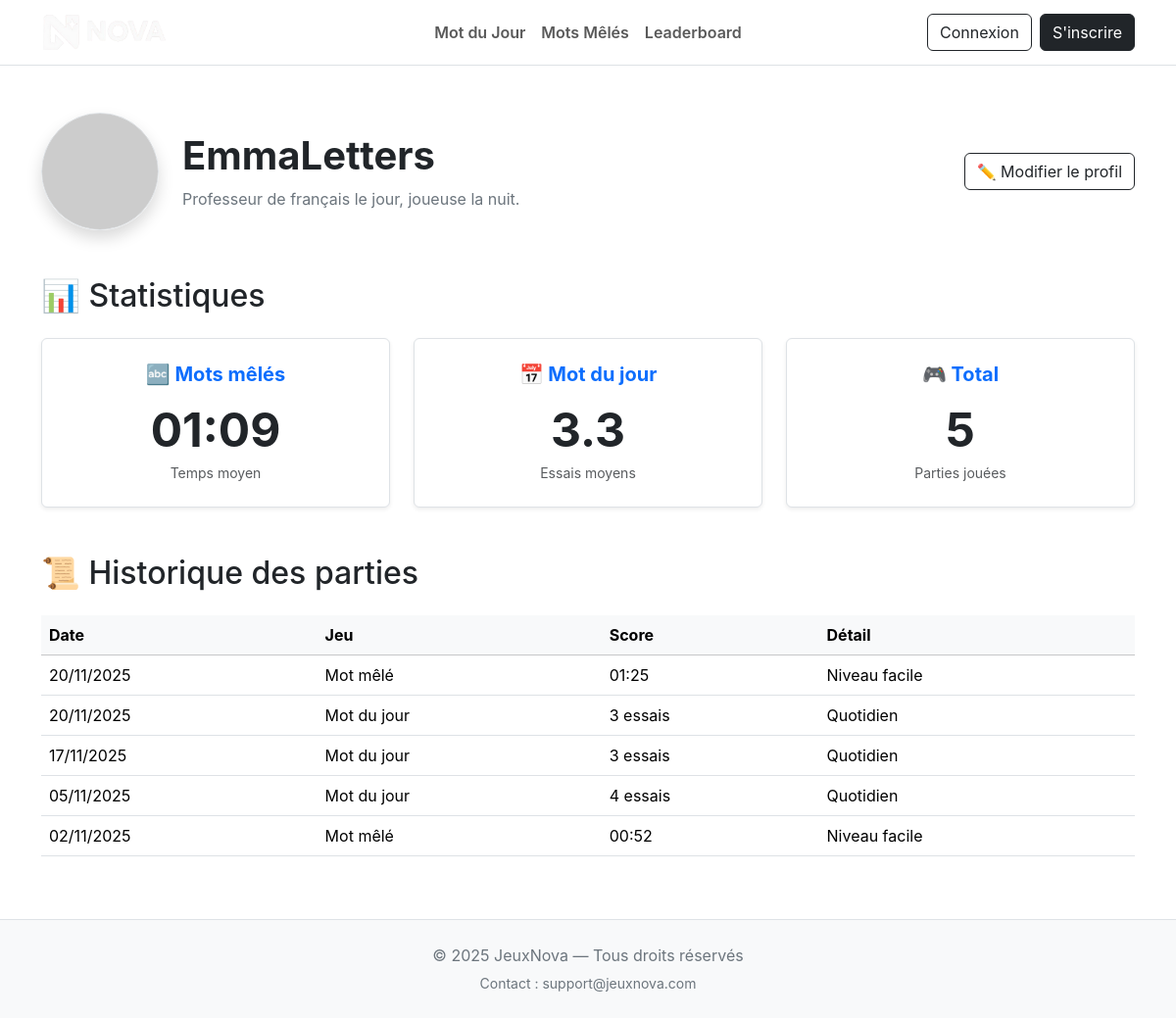
The page /php/profil.php?id=6 on the database its author committed.
### tables this page shows
CREATE TABLE IF NOT EXISTS `utilisateur` (
  `id_utilisateur` int NOT NULL AUTO_INCREMENT,
  `email` varchar(200) NOT NULL,
  `mot_de_passe` varchar(255) NOT NULL,
  `pseudo` varchar(100) NOT NULL,
  `role` varchar(50) NOT NULL,
  `date_creation` datetime NOT NULL,
  `bio` TEXT NULL,
  `avatar` VARCHAR(255) NULL,
  PRIMARY KEY (`id_utilisateur`),
  UNIQUE KEY `email` (`email`)
);

CREATE TABLE IF NOT EXISTS `partie` (
  `id_partie` int NOT NULL AUTO_INCREMENT,
  `date_debut` datetime NOT NULL,
  `date_fin` datetime DEFAULT NULL,
  `score` int DEFAULT NULL,
  `statut` varchar(50) DEFAULT NULL,
  `id_utilisateur` int NOT NULL,
  `id_grille` int DEFAULT NULL,
  `id_mot` int DEFAULT NULL,
  PRIMARY KEY (`id_partie`),
  KEY `id_utilisateur` (`id_utilisateur`),
  KEY `id_grille` (`id_grille`),
  KEY `id_mot` (`id_mot`)
);

### php/profil.php (the view, shortened to what this page needs)
<?php
require "config.php";
$user_id = isset($_GET['id']) ? intval($_GET['id']) : ($_SESSION['id'] ?? 1);
$stmt = $db->prepare("SELECT pseudo, bio, avatar, date_creation FROM utilisateur WHERE id_utilisateur = ?");
$stmt->execute([$user_id]);
$user = $stmt->fetch();
$avatarPath = $user['avatar'] ? $user['avatar'] : "https://via.placeholder.com/120?text=Avatar";
$stmt = $db->prepare("SELECT AVG(score) as moy_temps FROM partie WHERE id_utilisateur = ? AND id_grille IS NOT NULL");
$stmt->execute([$user_id]);
$res = $stmt->fetch();
$moy_temps_sec = $res['moy_temps'] ? round($res['moy_temps']) : 0;
$minutes = floor($moy_temps_sec / 60);
$secondes = $moy_temps_sec % 60;
$temps_moyen_str = sprintf("%02d:%02d", $minutes, $secondes);
$stmt = $db->prepare("SELECT AVG(score) as moy_essais FROM partie WHERE id_utilisateur = ? AND id_mot IS NOT NULL");
$stmt->execute([$user_id]);
$res = $stmt->fetch();
$moy_essais = $res['moy_essais'] ? round($res['moy_essais'], 1) : 0;
$stmt = $db->prepare("SELECT COUNT(*) as total FROM partie WHERE id_utilisateur = ?");
$stmt->execute([$user_id]);
$res = $stmt->fetch();
$total_parties = $res['total'];
$limit = 5;
$page = isset($_GET['page']) ? max(1, intval($_GET['page'])) : 1;
$offset = ($page - 1) * $limit;
$stmt = $db->prepare("
    SELECT p.date_fin, p.score, p.id_grille, p.id_mot,
           CASE
               WHEN p.id_grille IS NOT NULL THEN 'Mot mêlé'
               WHEN p.id_mot IS NOT NULL THEN 'Mot du jour'
               ELSE 'Jeu inconnu'
           END as nom_jeu,
           CASE
               WHEN p.id_grille IS NOT NULL THEN 'Niveau facile'
               WHEN p.id_mot IS NOT NULL THEN 'Quotidien'
               ELSE '-'
           END as detail
    FROM partie p
    WHERE p.id_utilisateur = :user_id AND p.date_fin IS NOT NULL
    ORDER BY p.date_fin DESC
    LIMIT :limit OFFSET :offset
");
$stmt->bindValue(':user_id', $user_id, PDO::PARAM_INT);
$stmt->bindValue(':limit', $limit, PDO::PARAM_INT);
$stmt->bindValue(':offset', $offset, PDO::PARAM_INT);
$stmt->execute();
$historique = $stmt->fetchAll();
?>
<!DOCTYPE html>
<html lang="fr">
<head>
    <link href="https://cdn.jsdelivr.net/npm/bootstrap@5.3.2/dist/css/bootstrap.min.css" rel="stylesheet">
    <link rel="stylesheet" href="../css/styles.css">
</head>
<body class="bg-white text-dark">
<nav class="navbar navbar-expand-lg navbar-light bg-white border-bottom position-relative">
    <div class="container">
        <a class="navbar-brand d-flex align-items-center" href="../index.php">
            <img src="../assets/logo.png" alt="Logo" height="40" class="me-2">
        </a>
        <div class="collapse navbar-collapse" id="navMenu">
            <ul class="navbar-nav navbar-nav-centered">
                <li class="nav-item"><a class="nav-link fw-semibold" href="../games/mot-mystere.html">Mot du Jour</a></li>
                <li class="nav-item"><a class="nav-link fw-semibold" href="../games/mot-mele.html">Mots Mêlés</a></li>
                <li class="nav-item"><a class="nav-link fw-semibold" href="leaderboard.php">Leaderboard</a></li>
            </ul>
            <div class="d-flex ms-auto nav-auth">
                <?php if (isset($_SESSION["id"])): ?>
                    <a class="btn btn-outline-dark me-2" href="profil.php">Mon Profil</a>
                    <a class="btn btn-dark" href="deconexion.php">Déconnexion</a>
                <?php else: ?>
                    <a class="btn btn-outline-dark me-2" href="account.php?mode=login">Connexion</a>
                    <a class="btn btn-dark" href="account.php?mode=register">S'inscrire</a>
                <?php endif; ?>
            </div>
        </div>
    </div>
</nav>
<div class="container mt-5">
    <div class="row mb-5 align-items-center">
        <div class="col-auto">
            <img src="<?php echo htmlspecialchars($avatarPath); ?>"
                 class="rounded-circle border shadow"
                 width="120" height="120"
                 style="object-fit: cover;"
                 alt="Avatar">
        </div>
        <div class="col">
            <h1 class="fw-bold mb-2"><?php echo htmlspecialchars($user['pseudo']); ?></h1>
            <p class="text-secondary mb-0"><?php echo nl2br(htmlspecialchars($user['bio'] ?? 'Aucune bio définie.')); ?></p>
        </div>
        <div class="col-auto">
            <button class="btn btn-outline-dark" data-bs-toggle="modal" data-bs-target="#editModal">
                ✏️ Modifier le profil
            </button>
        </div>
    </div>
    <h2 class="mb-4">📊 Statistiques</h2>
    <div class="row g-4 mb-5">
        <div class="col-md-4">
            <div class="card border shadow-sm text-center p-4 h-100">
                <h5 class="fw-bold text-primary mb-3">🔤 Mots mêlés</h5>
                <p class="display-5 fw-bold mb-1"><?php echo $temps_moyen_str; ?></p>
                <small class="text-muted">Temps moyen</small>
            </div>
        </div>
        <div class="col-md-4">
            <div class="card border shadow-sm text-center p-4 h-100">
                <h5 class="fw-bold text-primary mb-3">📅 Mot du jour</h5>
                <p class="display-5 fw-bold mb-1"><?php echo $moy_essais; ?></p>
                <small class="text-muted">Essais moyens</small>
            </div>
        </div>
        <div class="col-md-4">
            <div class="card border shadow-sm text-center p-4 h-100">
                <h5 class="fw-bold text-primary mb-3">🎮 Total</h5>
                <p class="display-5 fw-bold mb-1"><?php echo $total_parties; ?></p>
                <small class="text-muted">Parties jouées</small>
            </div>
        </div>
    </div>
    <h2 class="mb-4">📜 Historique des parties</h2>
    <div class="table-responsive">
        <table class="table table-hover">
            <thead class="table-light">
                <tr>
                    <th>Date</th>
                    <th>Jeu</th>
                    <th>Score</th>
                    <th>Détail</th>
                </tr>
            </thead>
            <tbody>
                <?php if (count($historique) > 0): ?>
                    <?php foreach ($historique as $partie): ?>
                        <tr>
                            <td><?php echo date('d/m/Y', strtotime($partie['date_fin'])); ?></td>
                            <td><?php echo htmlspecialchars($partie['nom_jeu']); ?></td>
                            <td>
                                <?php
                                if ($partie['nom_jeu'] == 'Mot mêlé') {
                                    echo gmdate("i:s", $partie['score']);
                                } else {
                                    echo $partie['score'] . ' essais';
                                }
                                ?>
                            </td>
                            <td><?php echo htmlspecialchars($partie['detail']); ?></td>
                        </tr>
                    <?php endforeach; ?>
                <?php else: ?>
                    <tr>
                        <td colspan="4" class="text-center text-muted py-4">Aucune partie jouée pour le moment.</td>
                    </tr>
                <?php endif; ?>
            </tbody>
        </table>
    </div>
</div>
<footer class="mt-5 py-4 bg-light border-top text-center text-secondary">
    <div class="container">
        <p class="mb-1">© 2025 JeuxNova — Tous droits réservés</p>
        <small>Contact : support@jeuxnova.com</small>
    </div>
</footer>
</body>
</html>

### css/styles.css (style rules this page uses)
:root { --white: #ffffff; --dark-bg: #121212; --secondary-dark: #1f1f1f; }
body { background: #ffffff; color: #000000; font-family: "Inter", sans-serif; }
.navbar .navbar-nav-centered { position: absolute; left: 50%; transform: translateX(-50%); top: 50%; transform-origin: center; transform: translateX(-50%) translateY(-50%); }
.navbar .navbar-brand, .navbar .nav-auth { z-index: 2; }

### rows shown on the page
utilisateur: pseudo "EmmaLetters", bio "Professeur de français le jour, joueuse la nuit."
partie: date_fin "20/11/2025", nom_jeu "Mot mêlé", score "01:25", detail "Niveau facile"
partie: date_fin "20/11/2025", nom_jeu "Mot du jour", score "3", detail "Quotidien"
partie: date_fin "17/11/2025", nom_jeu "Mot du jour", score "3", detail "Quotidien"
partie: date_fin "05/11/2025", nom_jeu "Mot du jour", score "4", detail "Quotidien"
partie: date_fin "02/11/2025", nom_jeu "Mot mêlé", score "00:52", detail "Niveau facile"

### other values the page prints
$temps_moyen_str "01:09"
$moy_essais "3.3"
$total_parties "5"
